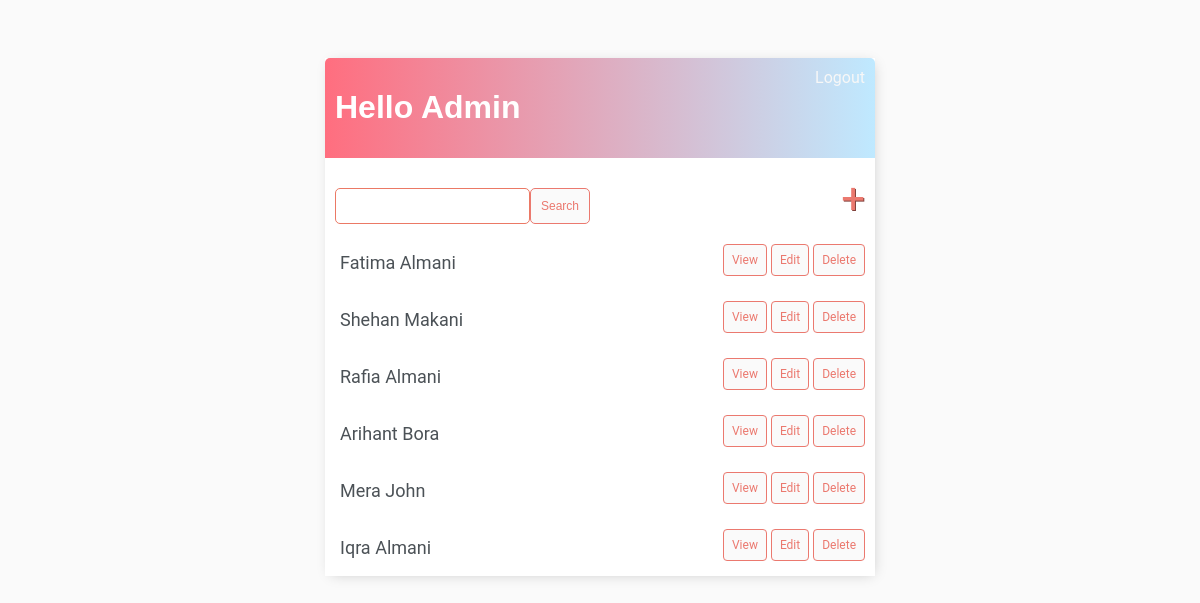
The app's page / (signed in) with its own data.
### base/models.py (models this page shows, shortened)
class Contact(models.Model):
    user = models.ForeignKey(User, on_delete=models.CASCADE, null = True, blank=True)
    firstname = models.CharField(max_length=100, null=True)
    lastname = models.CharField(max_length=100, null=True)
    mobile_number = models.CharField(max_length=10, null=True, blank=True)
    work_number = models.CharField(max_length=10, null=True, blank=True)
    home_number = models.CharField(max_length=10, null=True, blank=True)
    email = models.EmailField(max_length = 254)
    address = models.CharField(max_length=400)
    created = models.DateTimeField(auto_now_add=True)

### base/views.py (the view, shortened to what this page needs)
# urls.py: path('', ContactList.as_view(), name='contacts'),
class ContactList(LoginRequiredMixin, ListView):
    model = Contact
    context_object_name = 'contacts'
    def get_context_data(self, **kwargs):
        context = super().get_context_data(**kwargs)
        context['contacts'] = context['contacts'].filter(user=self.request.user)
        search_input = self.request.GET.get('search') or ''
        context['search_input'] = search_input
        return context

### base/templates/base/contact_list.html
{% extends 'base/main.html' %}
{% block content%}
<div class="header-bar">
    <div class="header-username">
        <h1>Hello {{request.user|title}}</h1>
    </div>
    {% if request.user.is_authenticated %}
    <a href="{% url 'logout' %}">Logout</a>
    {% else %}
    <a href="{% url 'login' %}">Login</a>
    {% endif %}
</div>
<div id="search-add-wrapper">
    <form method="GET">
        <input class = "search-bar" type="text" name = "search" value="{{search_input}}">
        <input class="all-buttons" type="submit" value = "Search">
    </form>
    <a style="margin-top: 5px;" id = "add-link" href = "{% url 'contact-create'%} ">&#x2b</a>
</div>
<div class="contact-items-wrapper">
    {% for contact in contacts %}
    <div class="contact-wrapper">
        <div class="contact-info"> <p> {{contact.firstname}} {{contact.lastname}}</p></div>
        <div class="contact-action-buttons">
            <a class="all-buttons" href  = "{% url 'contact' contact.id %}">View</a>
            <a class="all-buttons"href  = "{% url 'contact-update' contact.id %}">Edit</a>
            <a class="all-buttons" href  = "{% url 'contact-delete' contact.id %}">Delete</a>
        </div>
    </div>
    {% empty %}
    <h3>No contacts in list</h3>
    {% endfor %}
</div>
{% endblock content%}

### base/templates/base/main.html (shortened to what this page needs)
<!DOCTYPE html>
{% load static %}
<html>
    <head>
        <link rel="stylesheet"  href="{%  static  'base/main.css'  %}">
    </head>
    <body>
        <div class="container">
            {% block content %}
            {% endblock content%}
        </div>
    </body>
</html>

### base/static/base/main.css (style rules this page uses)
body { background-color: #fafafa; font-family: 'Roboto', sans-serif; padding: 50px; }
h1,h2,h3,h4,h5,h6 { font-family: 'Karla', sans-serif; }
a,p { color: #4b5156 }
.container { max-width: 550px; margin: auto; background-color: #fff; -webkit-box-shadow: 2px 2px 13px -4px rgba(0,0,0,0.21); box-shadow: 2px 2px 13px -4px rgba(0,0,0,0.21); }
.header-bar { display: flex; justify-content: space-between; color: #fff; padding: 10px; border-radius: 5px 5px 0 0; background: linear-gradient(to right, #ff6e7f, #bfe9ff);0%); }
.header-bar a { color: rgb(247,247,247); text-decoration: none; }
.contact-items-wrapper { position: relative; }
div.contact-wrapper { display: flex; flex-wrap: wrap; }
.contact-info { margin-left: 15px; font-size: 18px; }
.contact-action-buttons { position: absolute; right: 0; margin-top: 15px; margin-right: 10px; }
.contact-action-buttons a { text-decoration: none; border-radius: 4px; padding: 8px; }
#search-add-wrapper { display: flex; justify-content: space-between; align-items: center; padding:10px; }
#search-add-wrapper form { margin-top: 20px; display: flex; }
#add-link { color: #EB796F; text-decoration: none; font-size: 42px; text-shadow: 1px 1px #81413b; }
input[type=text], input[type=password], input[type=email] { border-radius: 5px; padding: 8px; width: 90%; box-sizing: border-box; border: 1px solid #EB7965; }
.all-buttons { border: 1px solid #EB796F; background-color: #FAFAFA; color: #EB796F; padding: 10px; font-size: 12px; border-radius: 5px; cursor: pointer; text-decoration: none; }

### records on screen
Contact: firstname "Fatima", lastname "Almani"
Contact: firstname "Shehan", lastname "Makani"
Contact: firstname "Rafia", lastname "Almani"
Contact: firstname "Arihant", lastname "Bora"
Contact: firstname "Mera", lastname "John"
Contact: firstname "Iqra", lastname "Almani"

### other values on screen
{{ request.user|title }} "Admin"
